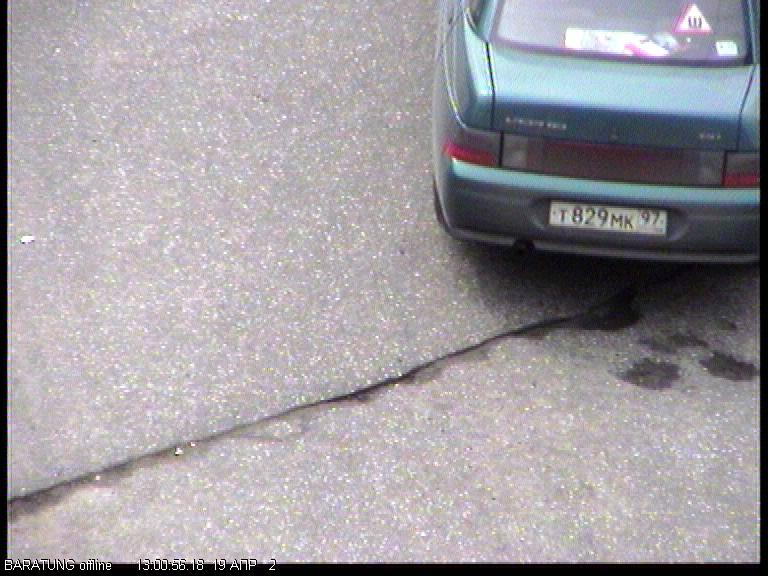
#> input picture img/01-393.jpg, 768 x 576 px
$ python -i char_segmenter.py   (imports and definitions only)
#> lines starting #> are read from the running program, lines starting #| are printed output that depends on the picture; after the words box and inside, x2 and y2 are one past the last pixel; in counts of white or black regions, pixels touching at a corner belong together
from collections.abc import Sequence
import cv2
from cv2.typing import MatLike
import matplotlib.pyplot as plt

from . import BoundingBox

class CharSegmenter:
    def __init__(self, number_img: MatLike):
        self.img: MatLike = number_img

    def segment_characters(self) -> list[MatLike]:
        img = self.__preprocess(self.img)

        fig = plt.figure()
        ax = fig.add_subplot(111)
        plt.xticks([]), plt.yticks([])

        ax.imshow(img, cmap='gray')

        contours, _ = cv2.findContours(img, cv2.RETR_LIST, cv2.CHAIN_APPROX_SIMPLE)

        boxes = self.__filter_contours(contours)

        chars = self.__crop_characters(img, boxes)
        return chars

    def __preprocess(self, img: MatLike) -> MatLike:
        binary = cv2.adaptiveThreshold(
            img,
            255,
            cv2.ADAPTIVE_THRESH_GAUSSIAN_C,
            cv2.THRESH_BINARY,
            blockSize=13,
            C=5,
        )

        # Удаляем мелкие шумы (точки)
        kernel_open = cv2.getStructuringElement(cv2.MORPH_RECT, (2, 2))
        binary = cv2.morphologyEx(binary, cv2.MORPH_OPEN, kernel_open)
        return binary

    def __filter_contours(self, contours: Sequence[MatLike]) -> list[BoundingBox]:
        h_img, w_img = self.img.shape
        boxes: list[BoundingBox] = []
        for cnt in contours:
            x, y, w, h = cv2.boundingRect(cnt)

            if w < 5 or h < 10:
                continue

            if h <= 0.35 * h_img or h >= 0.8 * h_img:
                continue

            if w > 0.125 * w_img:  # один символ не может занимать больше 1/8 ширины номера (т.к. мин. 8 символов)
                continue

            aspect_ratio = w / float(h)
            if aspect_ratio > 1.2:
                continue

            boxes.append(BoundingBox(x, y, w, h))

        boxes = sorted(boxes, key=lambda b: b.x)

        filtered = []
        for box in boxes:
            if not filtered:
                filtered.append(box)
                continue
            last = filtered[-1]
            overlap = max(0, min(last.x + last.w, box.x + box.w) - max(last.x, box.x))
            if overlap > 8:  # если пересекаются — оставляем больший или первый
                continue
            filtered.append(box)


        return filtered

    def __crop_characters(self, img: MatLike, boxes: list[BoundingBox]) -> list[MatLike]:
        chars: list[MatLike] = []
        for box in boxes:
            char_img = img[box.y:box.y+box.h, box.x:box.x+box.w]
            chars.append(char_img)
        return chars

>>> import cv2
>>> picture = cv2.imread('../../img/01-393.jpg', cv2.IMREAD_GRAYSCALE)
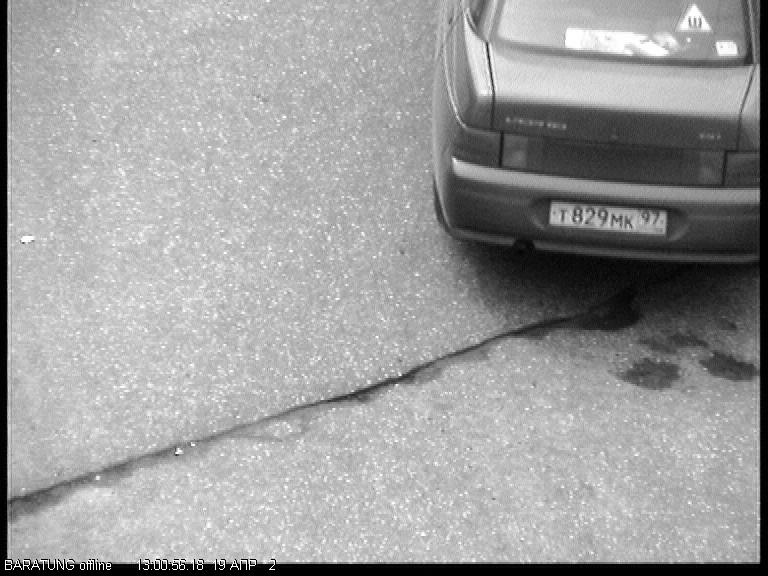
#> picture: shape (576, 768); min 0, max 255, mean 156.9
>>> result = CharSegmenter(picture).segment_characters()
#> in __preprocess, `binary = cv2.adaptiveThreshold( img, 255, cv2.ADAPTIVE_THRESH_GAUSSIAN..`:
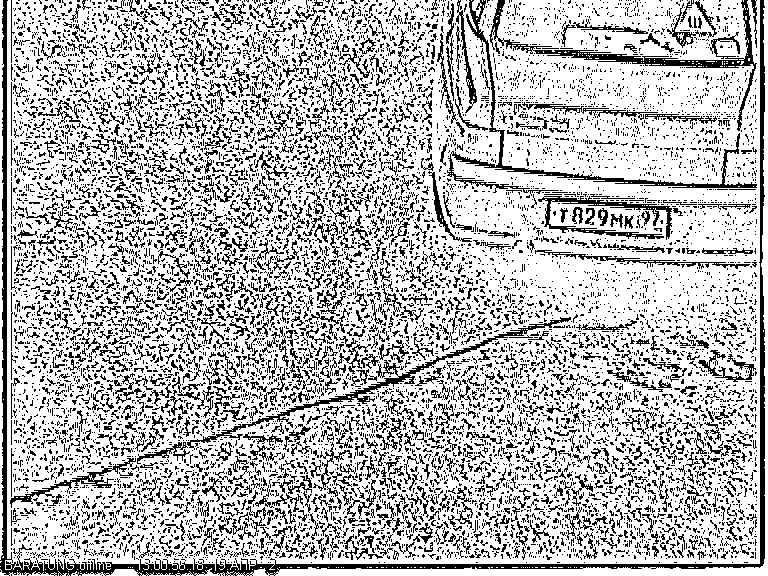
#> binary: shape (576, 768); 73.2% white; black in thin lines or dots
#> in __preprocess, `binary = cv2.morphologyEx(binary, cv2.MORPH_OPEN, kernel_open)`:
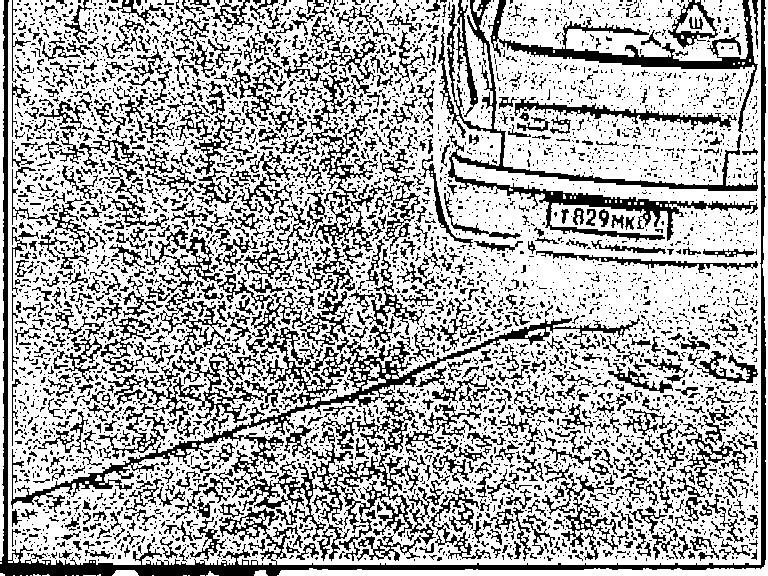
#> binary: shape (576, 768); 68.2% white; 4448 black regions (3611 under 20 px)
#> in segment_characters, `contours, _ = cv2.findContours(img, cv2.RETR_LIST, cv2.CHAIN_APPROX_SI..`: contours = 6299 contours, 4694 with area under 20; largest, box (x1, y1, x2, y2) and area: (8, 0, 761, 565) 404717, (10, 314, 641, 510) 9802, (277, 0, 768, 576) 3706, (335, 452, 420, 538) 2250, (513, 96, 738, 131) 1864
#> the loop in __filter_contours, `for cnt in contours:` made 6299 passes
#> (cnt, x, y, w, h) on passes 1 to 3: ([[200, 575], [204, 575]], 200, 575, 5, 1), ([[188, 575], [189, 575]], 188, 575, 2, 1), ([[183, 575], [186, 575]], 183, 575, 4, 1)
#> after the loop in __filter_contours, `for cnt in contours:`: boxes = []
#> result = []
